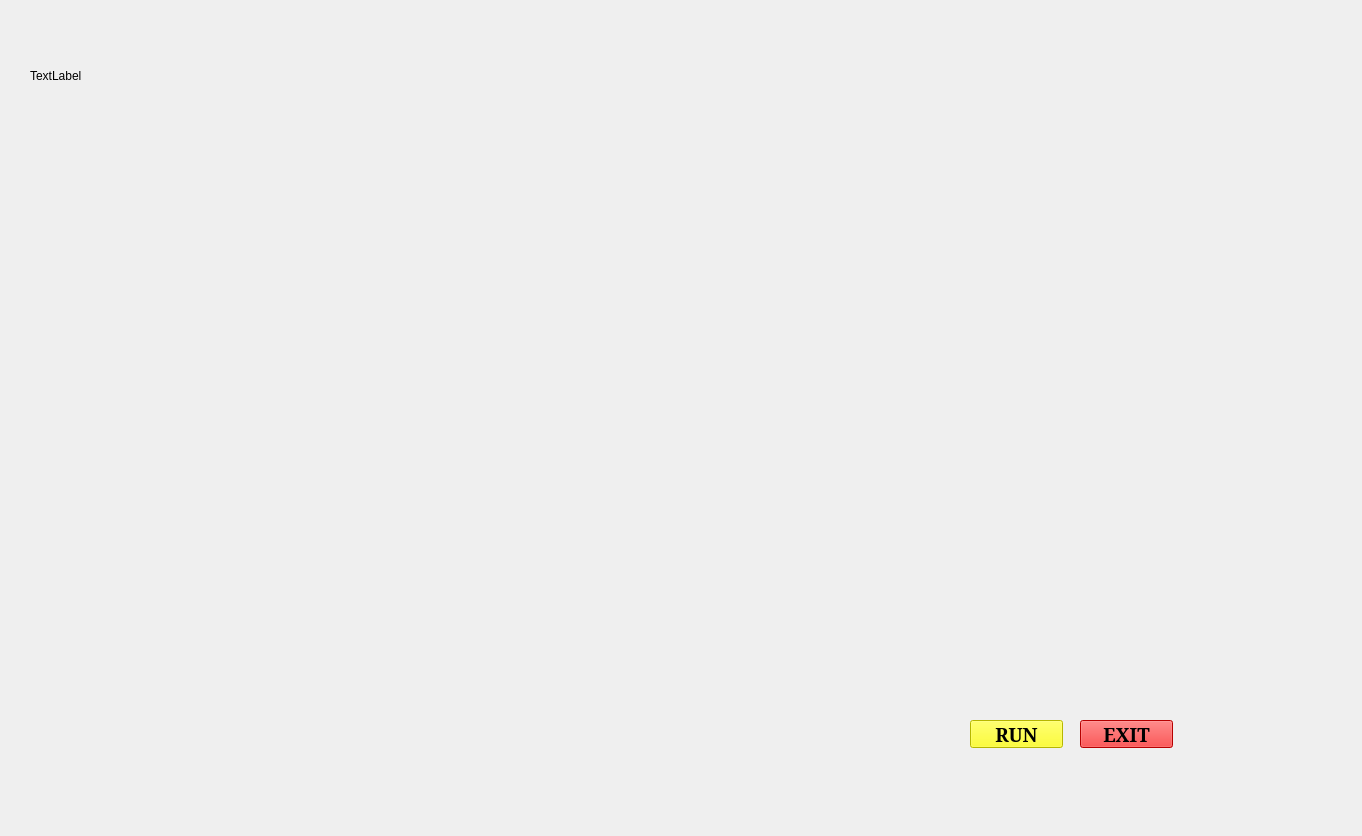
<?xml version="1.0" encoding="UTF-8"?>
<ui version="4.0">
 <class>jarvis</class>
 <widget class="QMainWindow" name="jarvis">
  <property name="geometry">
   <rect>
    <x>0</x>
    <y>0</y>
    <width>1362</width>
    <height>836</height>
   </rect>
  </property>
  <property name="windowTitle">
   <string>MainWindow</string>
  </property>
  <widget class="QWidget" name="centralwidget">
   <widget class="QLabel" name="label">
    <property name="geometry">
     <rect>
      <x>0</x>
      <y>0</y>
      <width>1391</width>
      <height>871</height>
     </rect>
    </property>
    <property name="text">
     <string/>
    </property>
    <property name="pixmap">
     <pixmap>iron man.gif</pixmap>
    </property>
    <property name="scaledContents">
     <bool>true</bool>
    </property>
   </widget>
   <widget class="QLabel" name="label_2">
    <property name="geometry">
     <rect>
      <x>30</x>
      <y>30</y>
      <width>291</width>
      <height>91</height>
     </rect>
    </property>
    <property name="text">
     <string>TextLabel</string>
    </property>
   </widget>
   <widget class="QLabel" name="label_3">
    <property name="geometry">
     <rect>
      <x>10</x>
      <y>0</y>
      <width>381</width>
      <height>141</height>
     </rect>
    </property>
    <property name="text">
     <string/>
    </property>
    <property name="pixmap">
     <pixmap>intiating.gif</pixmap>
    </property>
   </widget>
   <widget class="QPushButton" name="pushButton">
    <property name="geometry">
     <rect>
      <x>970</x>
      <y>720</y>
      <width>93</width>
      <height>28</height>
     </rect>
    </property>
    <property name="font">
     <font>
      <family>MS Serif</family>
      <pointsize>14</pointsize>
      <weight>75</weight>
      <bold>true</bold>
     </font>
    </property>
    <property name="styleSheet">
     <string notr="true">background-color: rgb(255, 255, 0);</string>
    </property>
    <property name="text">
     <string>RUN</string>
    </property>
   </widget>
   <widget class="QPushButton" name="pushButton_2">
    <property name="geometry">
     <rect>
      <x>1080</x>
      <y>720</y>
      <width>93</width>
      <height>28</height>
     </rect>
    </property>
    <property name="font">
     <font>
      <family>MS Serif</family>
      <pointsize>14</pointsize>
      <weight>75</weight>
      <bold>true</bold>
     </font>
    </property>
    <property name="styleSheet">
     <string notr="true">background-color: rgb(255, 0, 0);</string>
    </property>
    <property name="text">
     <string>EXIT</string>
    </property>
   </widget>
  </widget>
 </widget>
 <resources/>
 <connections/>
</ui>
